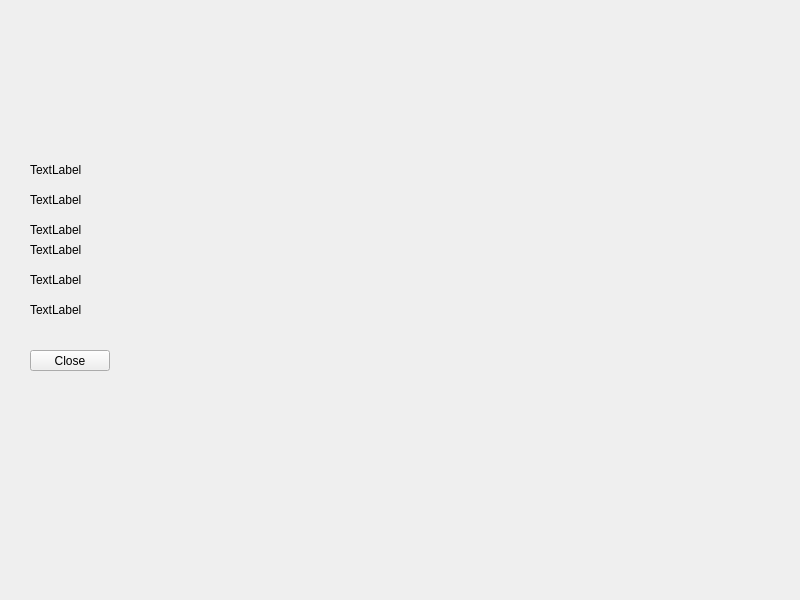
<?xml version="1.0" encoding="UTF-8"?>
<ui version="4.0">
 <class>guistats</class>
 <widget class="QWidget" name="guistats">
  <property name="geometry">
   <rect>
    <x>0</x>
    <y>0</y>
    <width>800</width>
    <height>600</height>
   </rect>
  </property>
  <property name="windowTitle">
   <string>guistats</string>
  </property>
  <widget class="QPushButton" name="pushButton">
   <property name="geometry">
    <rect>
     <x>30</x>
     <y>350</y>
     <width>80</width>
     <height>21</height>
    </rect>
   </property>
   <property name="text">
    <string>Close</string>
   </property>
  </widget>
  <widget class="QLabel" name="l1">
   <property name="geometry">
    <rect>
     <x>30</x>
     <y>160</y>
     <width>181</width>
     <height>20</height>
    </rect>
   </property>
   <property name="text">
    <string>TextLabel</string>
   </property>
  </widget>
  <widget class="QLabel" name="l2">
   <property name="geometry">
    <rect>
     <x>30</x>
     <y>190</y>
     <width>241</width>
     <height>20</height>
    </rect>
   </property>
   <property name="text">
    <string>TextLabel</string>
   </property>
  </widget>
  <widget class="QLabel" name="l3">
   <property name="geometry">
    <rect>
     <x>30</x>
     <y>220</y>
     <width>211</width>
     <height>20</height>
    </rect>
   </property>
   <property name="text">
    <string>TextLabel</string>
   </property>
  </widget>
  <widget class="QLabel" name="l4">
   <property name="geometry">
    <rect>
     <x>30</x>
     <y>240</y>
     <width>211</width>
     <height>20</height>
    </rect>
   </property>
   <property name="text">
    <string>TextLabel</string>
   </property>
  </widget>
  <widget class="QLabel" name="l5">
   <property name="geometry">
    <rect>
     <x>30</x>
     <y>270</y>
     <width>231</width>
     <height>20</height>
    </rect>
   </property>
   <property name="text">
    <string>TextLabel</string>
   </property>
  </widget>
  <widget class="QLabel" name="l6">
   <property name="geometry">
    <rect>
     <x>30</x>
     <y>300</y>
     <width>211</width>
     <height>20</height>
    </rect>
   </property>
   <property name="text">
    <string>TextLabel</string>
   </property>
  </widget>
 </widget>
 <resources/>
 <connections/>
</ui>
